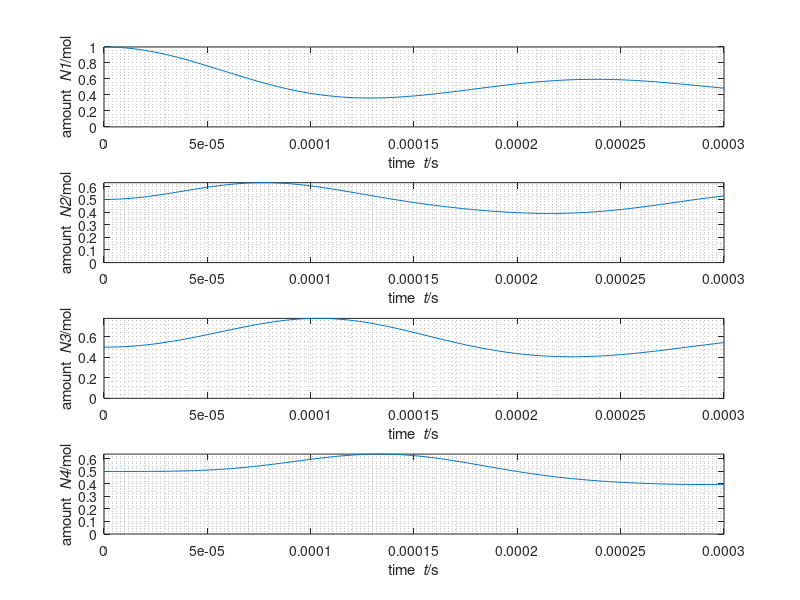

The MATLAB script that drew this image:
%%%% Numerical time integration of piston-gas-spring
%% SI units used throughout
%% Vertical coordinate z, positive upward #\iffalse
clearvars; %\fi@

rho = 0.028; % molar mass kg/mol
A = 0.01^2; % cell area/m^2
V = 0.01^3; % cell volume/m^3
T = 300; % temperature
R = 8.31446; % molar gas constant
ncells = 10; % number of cells

dt = 0.0000001; % time step
t_end = dt*3000; % final time

t = 0; % initial time

%N = ones(ncells, 1) .* exp(-(1:ncells)+1)'; % amount in cells is zero
N = ones(ncells, 1) * 0.5; % 1.2506/rho*(V/A); % amount in cells is one
N(1) = N(1)*2; % amount in cell 1
P = zeros(ncells, 1); % momentum in cells is zero
P(1) = 0; % momentum in cell 1
Jleft = 0; % matter influx in cell 1
Jright = 0; % matter influx in last cell
Fleft = 0; % momentum influx into cell 1
Fright = 0; % momentum influx in last cell

%\iffalse
%% Plot & saving
%% adjust final time if not multiple of timestep
t_end = t_end + mod(t_end-t,dt);
%% Save values of all quantities at some steps during the simulation,
%% for subsequente analysis or plotting
%% (saving at all timesteps could be too costly)
nsaves = min(200, round(t_end/dt)); % number of timepoints to save during the simulation
%% Calculate time interval for saving
dsave = (t_end-t)/(nsaves-1);
if abs(dsave) < (dt)
  error('time interval between saves is smaller than timestep')
end
%% Initialize vectors to contain saved values
tSave = nan(nsaves,1);
NSave = nan(ncells, nsaves);
PSave = nan(ncells, nsaves);
%% Save initial values
j = 1; % index that keeps count of savepoints
t0 = t;
tSave(1) = t;
NSave(:, 1) = N;
PSave(:, 1) = P;
%% Numerical time integration
%\fi@
J = zeros(ncells+1, 1);
F = zeros(ncells+1, 1);

while t < t_end
  %% calculate matter fluxes between cells
  J(1) = Jleft;
  J(ncells+1) = Jright;
  F(1) = A * R * T * N(1)/V;
  F(ncells+1) = A * R * T * N(ncells)/V;
  for i = 2:ncells
    %J(i) =  A/V/rho * (P(i-1) + P(i))/2;
    F(i) = J(i) * (P(i-1) + P(i))/(N(i-1) + N(i)) + ...
        A/V * R * T * (N(i-1) + N(i))/2;
    J(i) =  A/V/rho * (P(i-1) + P(i))/2;
    % Jold = J(i);
    % J(i) =  A/V/rho * (P(i-1) + P(i))/2;
    % PoverN = (P(i-1) + P(i))/(N(i-1) + N(i));
    % %PoverN(isnan(PoverN)) = 0;
    % %PoverN(isinf(PoverN)) = 0;
    % F(i) = Jold * PoverN + A/V * R * T * (N(i-1) + N(i))/2;
  end

  %% update contents of cells
  for i = 1:ncells
    N(i) = N(i) + (J(i) - J(i+1)) * dt;
    P(i) = P(i) + (F(i) - F(i+1)) * dt;
  end
  t = t + dt; %\iffalse
  %  [J F [N;0] [P;0]]

  %% Check whether to save & plot at this step
  if min(abs([0 dsave] - mod(t-t0, dsave))) <= dt/2
    j = j+1;
    tSave(j) = t;
    NSave(:, j) = N;
    PSave(:, j) = P;
  end %\fi@
end %\iffalse
%% Plot trajectory
%close all;
subplot(4,1,1)
cols = get(0, 'DefaultAxesColorOrder');
plot(tSave, NSave(1, :),'-','Color',cols(1,:));
axis('tight'); 
ylim([0 max(NSave(1,:))]);
grid minor;
xlabel('time {\it t}/s'); ylabel('amount {\it N1}/mol');
subplot(4,1,2)
plot(tSave, NSave(2, :),'-','Color',cols(1,:));
axis('tight'); 
ylim([0 max(NSave(2,:))]);
grid minor;
xlabel('time {\it t}/s'); ylabel('amount {\it N2}/mol');
subplot(4,1,3)
plot(tSave, NSave(3, :),'-','Color',cols(1,:));
xlabel('time {\it t}/s'); ylabel('amount {\it N3}/mol');
axis('tight'); 
ylim([0 max(NSave(3,:))]);
grid minor;
subplot(4,1,4)
plot(tSave, NSave(4, :),'-','Color',cols(1,:));
xlabel('time {\it t}/s'); ylabel('amount {\it N4}/mol');
axis('tight'); 
ylim([0 max(NSave(4,:))]);
grid minor;
% plot(1:ncells, NSave(:, 1),'-', 1:ncells, NSave(:, end),'-'); axis('tight');
% xlabel('time {\it t}/s'); ylabel('amount {\it N}/mol'); %\fi@
% ylim([0 max(NSave(:,1))]);
